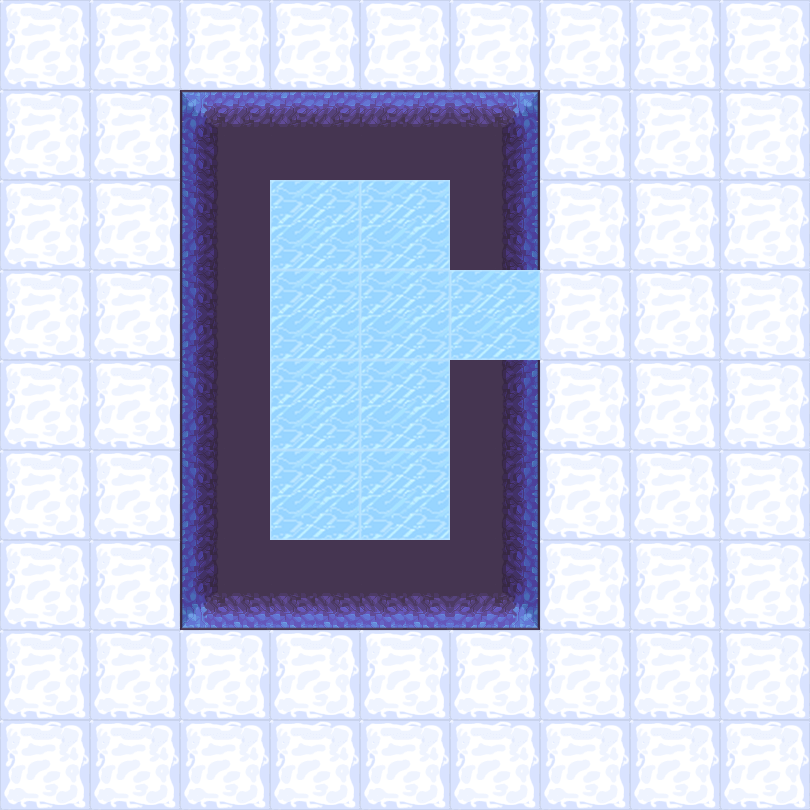

A level layout from a 2D game, rendered from its tile map. Below: a short description, then the map file with tile-grid data replaced by summaries:
An orthogonal 9x9 tile map with 90x90 px tiles, 2 tile layers (地形, 障碍) and 14 objects (7x map, 5x spring, bed, door).

<map version="1.5" tiledversion="1.7.2" orientation="orthogonal" renderorder="right-down" width="9" height="9" tilewidth="90" tileheight="90" infinite="0" nextlayerid="4" nextobjectid="20">
 <tileset firstgid="1" name="1" tilewidth="90" tileheight="90" tilecount="100" columns="10">
  <image source="2.png" trans="ff00ff" width="900" height="900" />
 </tileset>
 <layer id="1" name="地形" width="9" height="9">
  <data>[81 cells, 81 non-empty, 2 distinct tile ids]</data>
 </layer>
 <layer id="2" name="障碍" width="9" height="9">
  <data>[81 cells, 15 non-empty, 8 distinct tile ids]</data>
 </layer>
 <objectgroup id="3" name="对象">
  <object id="2" name="bed" x="270" y="180" width="90" height="90" />
  <object id="4" name="map" x="270" y="270" width="90" height="90" />
  <object id="5" name="map" x="270" y="360" width="90" height="90" />
  <object id="6" name="map" x="270" y="450" width="90" height="90" />
  <object id="10" name="map" x="360" y="270" width="90" height="90">
   <properties>
    <property name="weapon" type="int" value="1" />
   </properties>
  </object>
  <object id="11" name="map" x="360" y="180" width="90" height="90">
   <properties>
    <property name="weapon" type="int" value="2" />
   </properties>
  </object>
  <object id="12" name="map" x="360" y="360" width="90" height="90">
   <properties>
    <property name="weapon" type="int" value="3" />
   </properties>
  </object>
  <object id="13" name="map" x="360" y="450" width="90" height="90">
   <properties>
    <property name="weapon" type="int" value="4" />
   </properties>
  </object>
  <object id="14" name="door" x="450" y="270" width="90" height="90">
   <properties>
    <property name="LorR" type="int" value="1" />
    <property name="motion" type="int" value="1" />
    <property name="rotate" type="int" value="90" />
   </properties>
  </object>
  <object id="15" name="spring" x="630" y="540" width="90" height="90">
   <properties>
    <property name="direction" value="3" />
   </properties>
  </object>
  <object id="16" name="spring" x="630" y="720" width="90" height="90">
   <properties>
    <property name="direction" value="4" />
   </properties>
  </object>
  <object id="17" name="spring" x="450" y="720" width="90" height="90">
   <properties>
    <property name="direction" value="4" />
   </properties>
  </object>
  <object id="18" name="spring" x="270" y="720" width="90" height="90">
   <properties>
    <property name="direction" value="4" />
   </properties>
  </object>
  <object id="19" name="spring" x="90" y="720" width="90" height="90">
   <properties>
    <property name="direction" value="4" />
   </properties>
  </object>
 </objectgroup>
</map>
